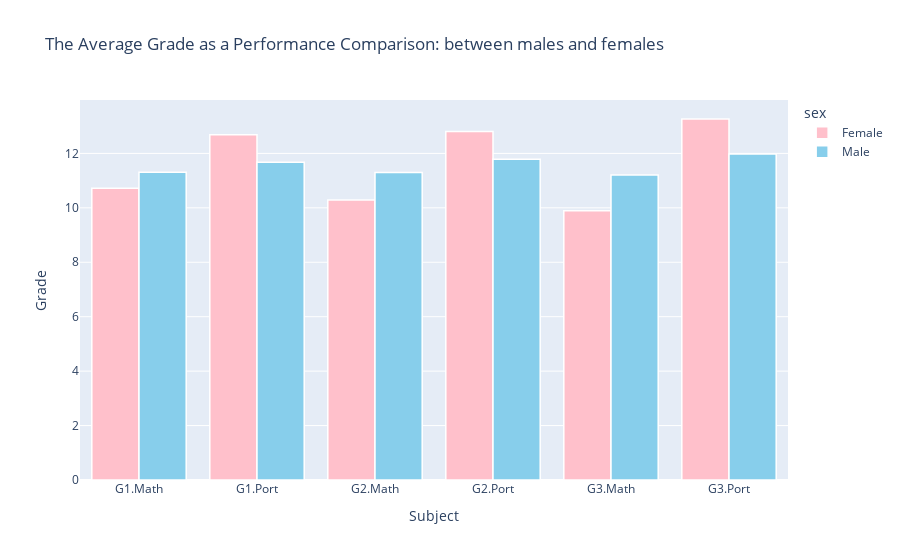

Notebook code for this chart:
### Markdown cell above
## 3.2 Demographic Aspects

### 3.2.1 The Impact of Gender on Grades

### Code cell
# Melt the DataFrame to create a long-form representation suitable for visualization
df_melted1 = df.melt(id_vars='sex', value_vars=['G1.Math', 'G2.Math', 'G3.Math', 'G1.Port', 'G2.Port', 'G3.Port'], var_name='Subject', value_name='Grade')
grouping = df_melted1.groupby(by=["sex", "Subject"])["Grade"].mean().reset_index()

# Map original values to descriptive names
status_mapping = {'F': 'Female', 'M': 'Male'}
grouping['sex'] = grouping['sex'].map(status_mapping)

# Create a grouped bar plot with Plotly
fig = px.bar(grouping, x='Subject', y='Grade', color='sex', barmode='group',
             title='The Average Grade as a Performance Comparison: between males and females', labels={'Grade': 'Average Grade'},
             color_discrete_map={'Female': 'pink', 'Male': 'skyblue'})
fig.update_layout(xaxis_title='Subject', yaxis_title='Grade', showlegend=True)
fig.update_traces(marker_line_color='white', marker_line_width=1.5)
fig.show()

### Figure 1 — Plotly figure (JSON) as saved in the notebook; plotly's stock layout.template omitted (floating-point values rounded to 4 significant figures)
{"data": [{"alignmentgroup": "True", "hovertemplate": "sex=Female<br>Subject=%{x}<br>Average Grade=%{y}<extra></extra>", "legendgroup": "Female", "marker": {"color": "pink", "line": {"color": "white", "width": 1.5}, "pattern": {"shape": ""}}, "name": "Female", "offsetgroup": "Female", "orientation": "v", "showlegend": true, "textposition": "auto", "type": "bar", "x": ["G1.Math", "G1.Port", "G2.Math", "G2.Port", "G3.Math", "G3.Port"], "xaxis": "x", "y": [10.72, 12.68, 10.29, 12.81, 9.889, 13.26], "yaxis": "y"}, {"alignmentgroup": "True", "hovertemplate": "sex=Male<br>Subject=%{x}<br>Average Grade=%{y}<extra></extra>", "legendgroup": "Male", "marker": {"color": "skyblue", "line": {"color": "white", "width": 1.5}, "pattern": {"shape": ""}}, "name": "Male", "offsetgroup": "Male", "orientation": "v", "showlegend": true, "textposition": "auto", "type": "bar", "x": ["G1.Math", "G1.Port", "G2.Math", "G2.Port", "G3.Math", "G3.Port"], "xaxis": "x", "y": [11.31, 11.68, 11.3, 11.78, 11.21, 11.97], "yaxis": "y"}], "layout": {"barmode": "group", "legend": {"title": {"text": "sex"}, "tracegroupgap": 0}, "showlegend": true, "title": {"text": "The Average Grade as a Performance Comparison: between males and females"}, "xaxis": {"anchor": "y", "domain": [0, 1], "title": {"text": "Subject"}}, "yaxis": {"anchor": "x", "domain": [0, 1], "title": {"text": "Grade"}}}}
